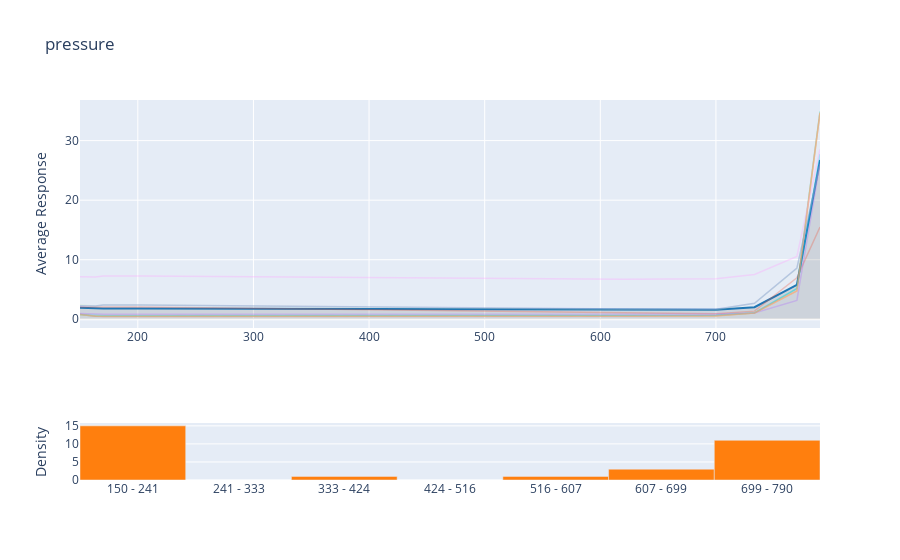

Notebook source saved alongside this figure:
### Code cell
interpret_model(rf, plot='pdp', feature='pressure')

### Figure 1 — Plotly figure (JSON) as saved in the notebook; plotly's stock layout.template omitted (floating-point values rounded to 4 significant figures)
{"data": [{"fill": "tonexty", "fillcolor": "rgba(68, 68, 68, 0.15)", "line": {"color": "#1f77b4"}, "mode": "lines", "name": "Main", "type": "scatter", "x": [150, 163.3, 170, 170, 203.3, 620.0, 700, 733.3, 770, 790], "xaxis": "x", "y": [1.955, 1.8, 1.824, 1.824, 1.83, 1.622, 1.591, 2.022, 5.777, 26.76], "yaxis": "y"}, {"connectgaps": true, "line": {"width": 1.5}, "mode": "lines", "name": "Background: 1", "opacity": 0.3, "type": "scatter", "x": [150, 163.3, 170, 170, 203.3, 620.0, 700, 733.3, 770, 790], "xaxis": "x", "y": [2.07, 2.071, 2.071, 2.071, 2.071, 1.111, 0.9263, 1.37, 6.955, 15.49], "yaxis": "y"}, {"connectgaps": true, "line": {"width": 1.5}, "mode": "lines", "name": "Background: 2", "opacity": 0.3, "type": "scatter", "x": [150, 163.3, 170, 170, 203.3, 620.0, 700, 733.3, 770, 790], "xaxis": "x", "y": [0.7872, 0.5197, 0.5166, 0.5166, 0.5252, 0.5597, 0.6155, 1.043, 5.149, 34.91], "yaxis": "y"}, {"connectgaps": true, "line": {"width": 1.5}, "mode": "lines", "name": "Background: 3", "opacity": 0.3, "type": "scatter", "x": [150, 163.3, 170, 170, 203.3, 620.0, 700, 733.3, 770, 790], "xaxis": "x", "y": [0.9871, 0.8593, 0.8593, 0.8593, 0.8593, 0.8453, 0.8778, 1.075, 3.154, 26.19], "yaxis": "y"}, {"connectgaps": true, "line": {"width": 1.5}, "mode": "lines", "name": "Background: 4", "opacity": 0.3, "type": "scatter", "x": [150, 163.3, 170, 170, 203.3, 620.0, 700, 733.3, 770, 790], "xaxis": "x", "y": [0.7834, 0.5097, 0.5076, 0.5076, 0.512, 0.4937, 0.556, 1.049, 4.758, 34.66], "yaxis": "y"}, {"connectgaps": true, "line": {"width": 1.5}, "mode": "lines", "name": "Background: 5", "opacity": 0.3, "type": "scatter", "x": [150, 163.3, 170, 170, 203.3, 620.0, 700, 733.3, 770, 790], "xaxis": "x", "y": [0.8092, 0.6008, 0.6008, 0.6008, 0.6008, 0.6271, 0.6747, 1.1, 5.182, 27.73], "yaxis": "y"}, {"connectgaps": true, "line": {"width": 1.5}, "mode": "lines", "name": "Background: 6", "opacity": 0.3, "type": "scatter", "x": [150, 163.3, 170, 170, 203.3, 620.0, 700, 733.3, 770, 790], "xaxis": "x", "y": [0.8668, 0.5005, 0.4671, 0.4671, 0.4847, 0.5235, 0.5761, 1.069, 4.768, 34.66], "yaxis": "y"}, {"connectgaps": true, "line": {"width": 1.5}, "mode": "lines", "name": "Background: 7", "opacity": 0.3, "type": "scatter", "x": [150, 163.3, 170, 170, 203.3, 620.0, 700, 733.3, 770, 790], "xaxis": "x", "y": [2.352, 2.239, 2.391, 2.391, 2.395, 1.694, 1.654, 2.675, 8.562, 26.02], "yaxis": "y"}, {"connectgaps": true, "line": {"width": 1.5}, "mode": "lines", "name": "Background: 8", "opacity": 0.3, "type": "scatter", "x": [150, 163.3, 170, 170, 203.3, 620.0, 700, 733.3, 770, 790], "xaxis": "x", "y": [7.149, 7.107, 7.259, 7.259, 7.262, 6.712, 6.804, 7.53, 10.53, 28.56], "yaxis": "y"}, {"connectgaps": true, "line": {"width": 1.5}, "mode": "lines", "name": "Background: 9", "opacity": 0.3, "type": "scatter", "x": [150, 163.3, 170, 170, 203.3, 620.0, 700, 733.3, 770, 790], "xaxis": "x", "y": [0.7445, 0.4762, 0.4506, 0.4506, 0.4726, 0.5159, 0.5685, 1.061, 4.764, 34.66], "yaxis": "y"}, {"connectgaps": true, "line": {"width": 1.5}, "mode": "lines", "name": "Background: 10", "opacity": 0.3, "type": "scatter", "x": [150, 163.3, 170, 170, 203.3, 620.0, 700, 733.3, 770, 790], "xaxis": "x", "y": [2.256, 2.243, 2.396, 2.396, 2.4, 1.725, 1.684, 2.691, 8.585, 26.03], "yaxis": "y"}, {"hovertemplate": "(%{hovertext}): %{y}", "hovertext": ["150 - 241", "241 - 333", "333 - 424", "424 - 516", "516 - 607", "607 - 699", "699 - 790"], "marker": {"color": "#ff7f0e"}, "name": "Distribution", "type": "bar", "x": [195.7, 287.1, 378.6, 470, 561.4, 652.9, 744.3], "xaxis": "x2", "y": [15, 0, 1, 0, 1, 3, 11], "yaxis": "y2"}], "layout": {"bargap": 0, "showlegend": false, "title": {"text": "pressure"}, "xaxis": {"anchor": "y", "domain": [0, 1], "matches": "x"}, "xaxis2": {"anchor": "y2", "domain": [0, 1], "matches": "x", "tickmode": "array", "ticktext": ["150 - 241", "241 - 333", "333 - 424", "424 - 516", "516 - 607", "607 - 699", "699 - 790"], "tickvals": [195.7, 287.1, 378.6, 470, 561.4, 652.9, 744.3], "title": {"text": ""}}, "yaxis": {"anchor": "x", "domain": [0.4, 1], "title": {"text": "Average Response"}}, "yaxis2": {"anchor": "x2", "domain": [0, 0.15], "title": {"text": "Density"}}}}
